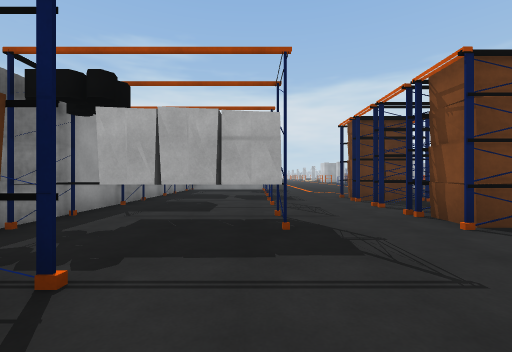
view 1 (above)

23 first-person views from a walk through a 3-D level made in the Unity game engine. The camera is 1.3 m above the floor, looks level and sees 90° across. The floor is counted in squares, 2 m on a side. Each view is taken from the middle of a square. On the plan, view 1 faces up. The plan holds only what a view shows up to about 9 squares ahead; the rest is blank. The place goes on beyond the plan.

view 2
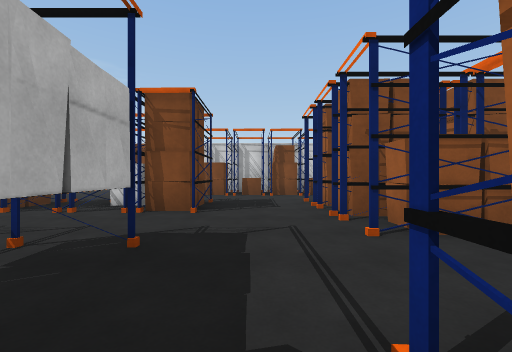

view 3
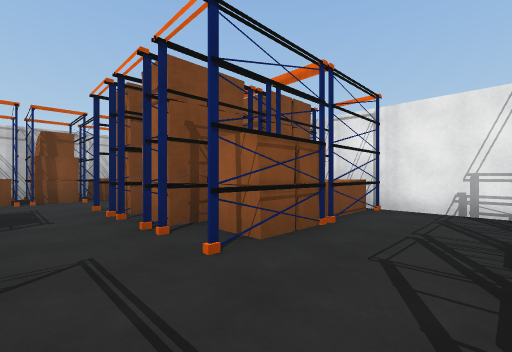

view 4
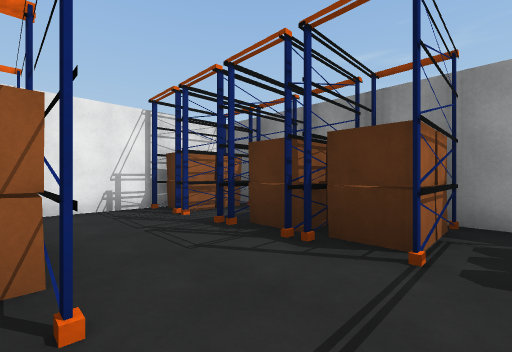

view 5
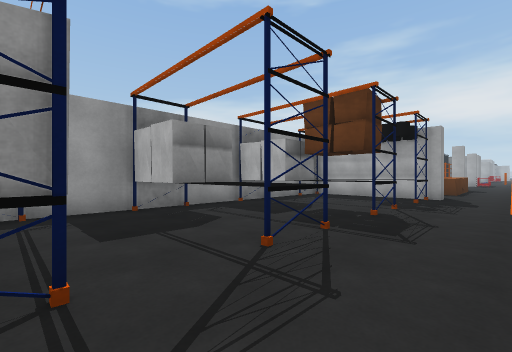

view 6
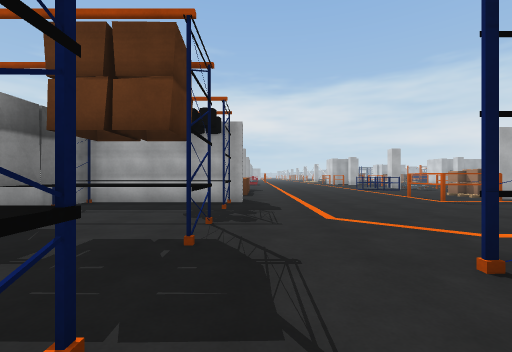

view 7
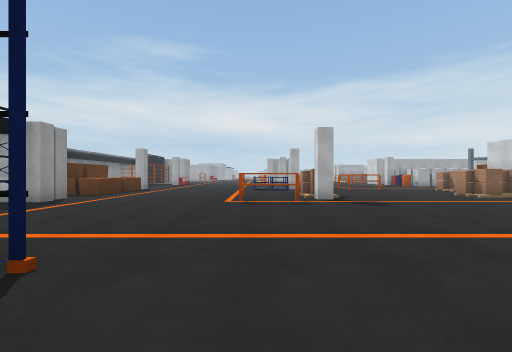

view 8
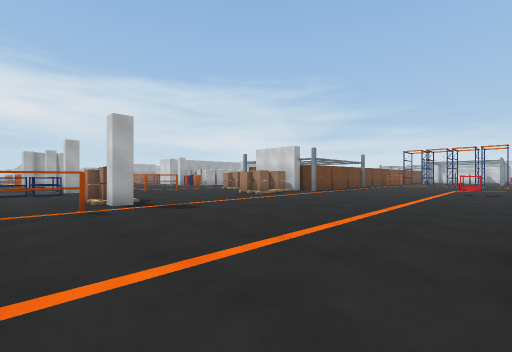

view 9
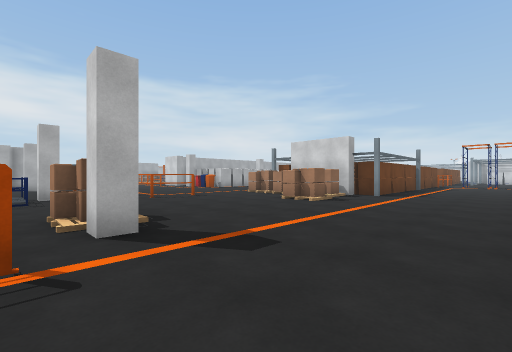

view 10
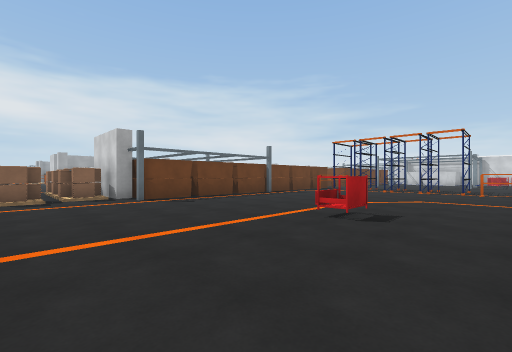

view 11
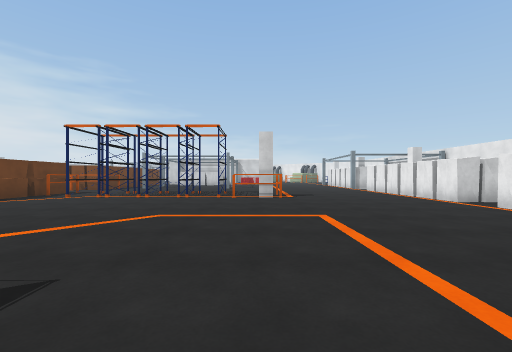

view 12
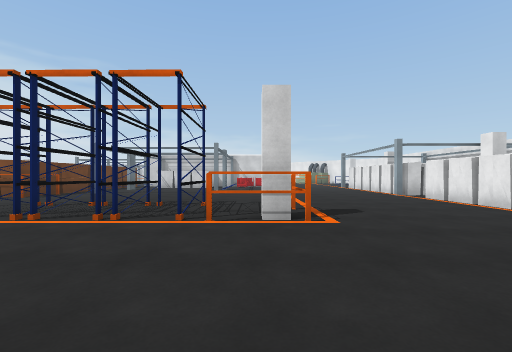

view 13
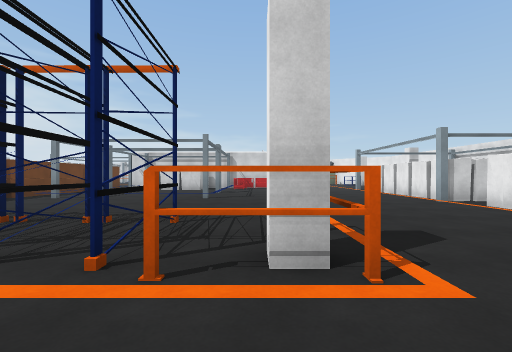

view 14
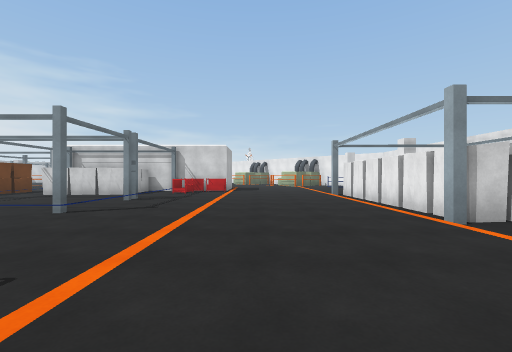

view 15
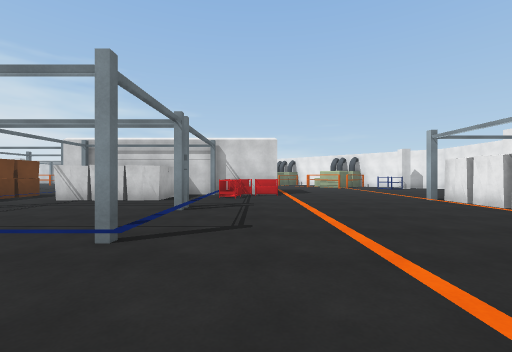

view 16
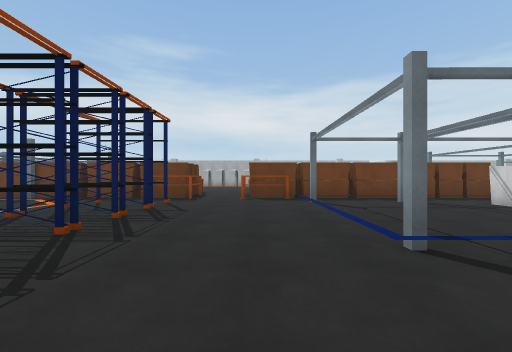

view 17
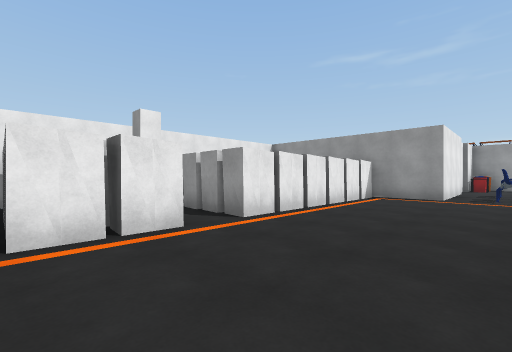

view 18
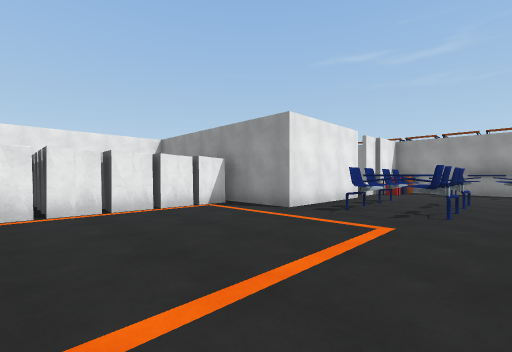

view 19
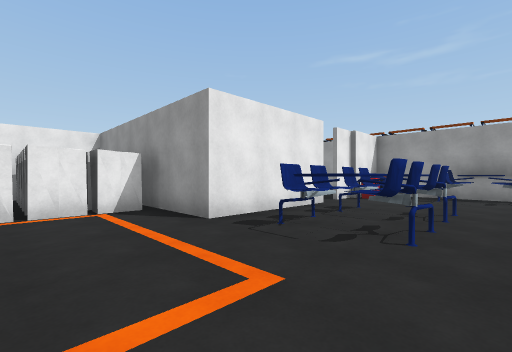

view 20
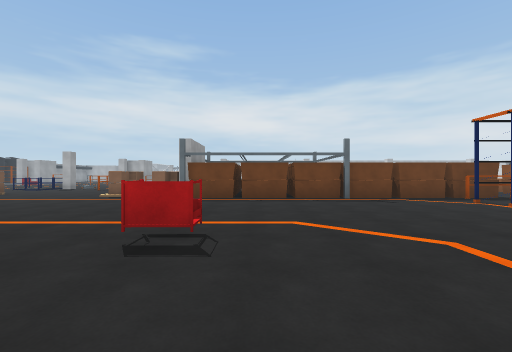

view 21
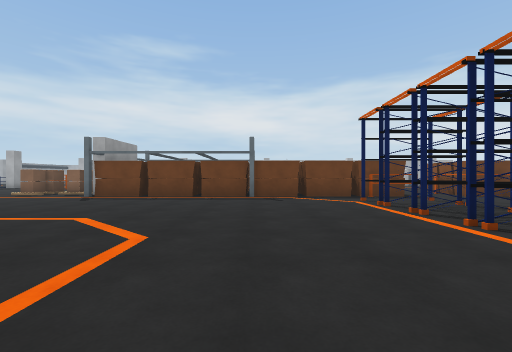

view 22
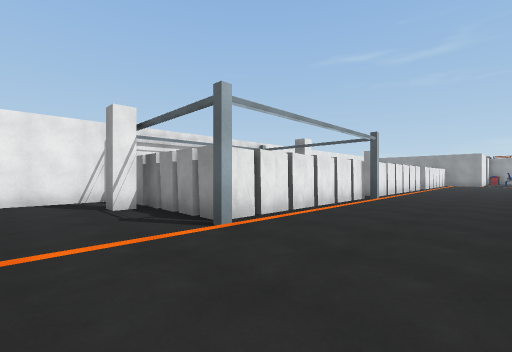

view 23
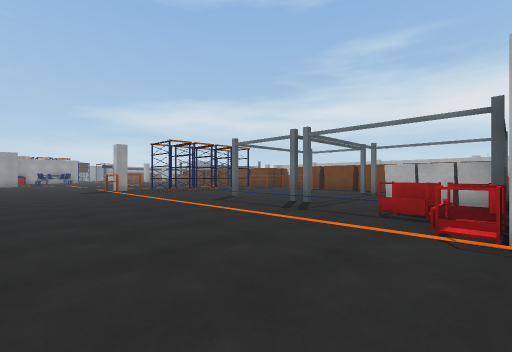

### Floor plan
Key: @ floor where view 1 was taken; # wall or solid block; x gap in a wall; . floor; / step, stairs or slope; = window, fence, low wall or low ledge; ^ raised ledge; F fence.
Columns run from 3 left of view 1 to 36 right of it. Each row starts with its distance up from view 1.
 17          .=. ... #
 16          ........#
 15    ^.............##
 14    ......F.#....#####     ####.###
 13    #.....F.........#########FF.F########
 12 #^^^.....FF................##...///////#
 11 #^^^.......................##.../....###
 10 #.............................../....# #
  9 ##^^............................/....###
  8 #.....##............=......##.../......#
  7 ##^^..##...................##.../#.#..=#
  6 ##^^......  #^.............x...........#
  5 #.....##    #^..^^^........FF...........
  4 #^ #..##  ###...^.^.....................
  3 #^#^..##..####..........................
  2 #.........^#### ####....................
  1 ###.###.#.###      ######.#####.######..
  0  ##@####..^##      ######.##    #    #..
 -1  ##.#       #        ####  #         #..
 -2 ###.^                #     #         #..
 -3 ##..##               #     #         #..
 -4  ####                                ###

Where each view was taken, in squares from view 1:
view 1: 0 up, 0 right, facing up
view 2: 2 up, 2 left, facing right
view 3: 2 up, 1 left, facing down-right
view 4: 2 up, 1 right, facing down-left
view 5: 4 up, 2 right, facing up-left
view 6: 6 up, 1 right, facing up
view 7: 6 up, 6 right, facing up
view 8: 7 up, 6 right, facing up-right
view 9: 10 up, 7 right, facing up-right
view 10: 6 up, 13 right, facing up-right
view 11: 6 up, 16 right, facing right
view 12: 6 up, 20 right, facing right
view 13: 6 up, 22 right, facing right
view 14: 4 up, 25 right, facing right
view 15: 6 up, 27 right, facing right
view 16: 5 up, 28 right, facing up
view 17: 4 up, 24 right, facing down-left
view 18: 6 up, 20 right, facing down-left
view 19: 6 up, 18 right, facing down-left
view 20: 5 up, 18 right, facing up
view 21: 5 up, 21 right, facing up
view 22: 4 up, 36 right, facing down-left
view 23: 2 up, 36 right, facing up-left
